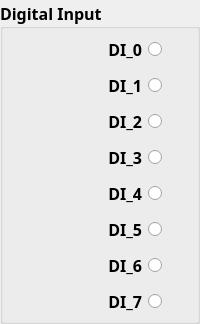
              <widget class="QGroupBox" name="groupBox_Robot_DI">
               <property name="font">
                <font>
                 <family>Segoe UI Variable Text Semibold</family>
                 <pointsize>12</pointsize>
                 <bold>true</bold>
                </font>
               </property>
               <property name="title">
                <string>Digital Input</string>
               </property>
               <property name="alignment">
                <set>Qt::AlignLeading|Qt::AlignLeft|Qt::AlignVCenter</set>
               </property>
               <layout class="QVBoxLayout" name="verticalLayout_2">
                <property name="leftMargin">
                 <number>0</number>
                </property>
                <property name="topMargin">
                 <number>5</number>
                </property>
                <property name="rightMargin">
                 <number>35</number>
                </property>
                <property name="bottomMargin">
                 <number>5</number>
                </property>
                <item>
                 <widget class="QRadioButton" name="radioButton_DI_0">
                  <property name="enabled">
                   <bool>true</bool>
                  </property>
                  <property name="minimumSize">
                   <size>
                    <width>60</width>
                    <height>30</height>
                   </size>
                  </property>
                  <property name="maximumSize">
                   <size>
                    <width>60</width>
                    <height>30</height>
                   </size>
                  </property>
                  <property name="layoutDirection">
                   <enum>Qt::RightToLeft</enum>
                  </property>
                  <property name="text">
                   <string>DI_0</string>
                  </property>
                  <property name="checkable">
                   <bool>true</bool>
                  </property>
                  <property name="checked">
                   <bool>false</bool>
                  </property>
                  <property name="autoRepeat">
                   <bool>false</bool>
                  </property>
                  <property name="autoExclusive">
                   <bool>false</bool>
                  </property>
                 </widget>
                </item>
                <item>
                 <widget class="QRadioButton" name="radioButton_DI_1">
                  <property name="enabled">
                   <bool>true</bool>
                  </property>
                  <property name="minimumSize">
                   <size>
                    <width>60</width>
                    <height>30</height>
                   </size>
                  </property>
                  <property name="maximumSize">
                   <size>
                    <width>60</width>
                    <height>30</height>
                   </size>
                  </property>
                  <property name="layoutDirection">
                   <enum>Qt::RightToLeft</enum>
                  </property>
                  <property name="text">
                   <string>DI_1</string>
                  </property>
                  <property name="checkable">
                   <bool>true</bool>
                  </property>
                  <property name="checked">
                   <bool>false</bool>
                  </property>
                  <property name="autoRepeat">
                   <bool>false</bool>
                  </property>
                  <property name="autoExclusive">
                   <bool>false</bool>
                  </property>
                 </widget>
                </item>
                <item>
                 <widget class="QRadioButton" name="radioButton_DI_2">
                  <property name="enabled">
                   <bool>true</bool>
                  </property>
                  <property name="minimumSize">
                   <size>
                    <width>60</width>
                    <height>30</height>
                   </size>
                  </property>
                  <property name="maximumSize">
                   <size>
                    <width>60</width>
                    <height>30</height>
                   </size>
                  </property>
                  <property name="layoutDirection">
                   <enum>Qt::RightToLeft</enum>
                  </property>
                  <property name="text">
                   <string>DI_2</string>
                  </property>
                  <property name="checkable">
                   <bool>true</bool>
                  </property>
                  <property name="checked">
                   <bool>false</bool>
                  </property>
                  <property name="autoRepeat">
                   <bool>false</bool>
                  </property>
                  <property name="autoExclusive">
                   <bool>false</bool>
                  </property>
                 </widget>
                </item>
                <item>
                 <widget class="QRadioButton" name="radioButton_DI_3">
                  <property name="enabled">
                   <bool>true</bool>
                  </property>
                  <property name="minimumSize">
                   <size>
                    <width>60</width>
                    <height>30</height>
                   </size>
                  </property>
                  <property name="maximumSize">
                   <size>
                    <width>60</width>
                    <height>30</height>
                   </size>
                  </property>
                  <property name="layoutDirection">
                   <enum>Qt::RightToLeft</enum>
                  </property>
                  <property name="text">
                   <string>DI_3</string>
                  </property>
                  <property name="checkable">
                   <bool>true</bool>
                  </property>
                  <property name="checked">
                   <bool>false</bool>
                  </property>
                  <property name="autoRepeat">
                   <bool>false</bool>
                  </property>
                  <property name="autoExclusive">
                   <bool>false</bool>
                  </property>
                 </widget>
                </item>
                <item>
                 <widget class="QRadioButton" name="radioButton_DI_4">
                  <property name="enabled">
                   <bool>true</bool>
                  </property>
                  <property name="minimumSize">
                   <size>
                    <width>60</width>
                    <height>30</height>
                   </size>
                  </property>
                  <property name="maximumSize">
                   <size>
                    <width>60</width>
                    <height>30</height>
                   </size>
                  </property>
                  <property name="layoutDirection">
                   <enum>Qt::RightToLeft</enum>
                  </property>
                  <property name="text">
                   <string>DI_4</string>
                  </property>
                  <property name="checkable">
                   <bool>true</bool>
                  </property>
                  <property name="checked">
                   <bool>false</bool>
                  </property>
                  <property name="autoRepeat">
                   <bool>false</bool>
                  </property>
                  <property name="autoExclusive">
                   <bool>false</bool>
                  </property>
                 </widget>
                </item>
                <item>
                 <widget class="QRadioButton" name="radioButton_DI_5">
                  <property name="enabled">
                   <bool>true</bool>
                  </property>
                  <property name="minimumSize">
                   <size>
                    <width>60</width>
                    <height>30</height>
                   </size>
                  </property>
                  <property name="maximumSize">
                   <size>
                    <width>60</width>
                    <height>30</height>
                   </size>
                  </property>
                  <property name="layoutDirection">
                   <enum>Qt::RightToLeft</enum>
                  </property>
                  <property name="text">
                   <string>DI_5</string>
                  </property>
                  <property name="checkable">
                   <bool>true</bool>
                  </property>
                  <property name="checked">
                   <bool>false</bool>
                  </property>
                  <property name="autoRepeat">
                   <bool>false</bool>
                  </property>
                  <property name="autoExclusive">
                   <bool>false</bool>
                  </property>
                 </widget>
                </item>
                <item>
                 <widget class="QRadioButton" name="radioButton_DI_6">
                  <property name="enabled">
                   <bool>true</bool>
                  </property>
                  <property name="minimumSize">
                   <size>
                    <width>60</width>
                    <height>30</height>
                   </size>
                  </property>
                  <property name="maximumSize">
                   <size>
                    <width>60</width>
                    <height>30</height>
                   </size>
                  </property>
                  <property name="layoutDirection">
                   <enum>Qt::RightToLeft</enum>
                  </property>
                  <property name="text">
                   <string>DI_6</string>
                  </property>
                  <property name="checkable">
                   <bool>true</bool>
                  </property>
                  <property name="checked">
                   <bool>false</bool>
                  </property>
                  <property name="autoRepeat">
                   <bool>false</bool>
                  </property>
                  <property name="autoExclusive">
                   <bool>false</bool>
                  </property>
                 </widget>
                </item>
                <item>
                 <widget class="QRadioButton" name="radioButton_DI_7">
                  <property name="enabled">
                   <bool>true</bool>
                  </property>
                  <property name="minimumSize">
                   <size>
                    <width>60</width>
                    <height>30</height>
                   </size>
                  </property>
                  <property name="maximumSize">
                   <size>
                    <width>60</width>
                    <height>30</height>
                   </size>
                  </property>
                  <property name="layoutDirection">
                   <enum>Qt::RightToLeft</enum>
                  </property>
                  <property name="text">
                   <string>DI_7</string>
                  </property>
                  <property name="checkable">
                   <bool>true</bool>
                  </property>
                  <property name="checked">
                   <bool>false</bool>
                  </property>
                  <property name="autoRepeat">
                   <bool>false</bool>
                  </property>
                  <property name="autoExclusive">
                   <bool>false</bool>
                  </property>
                 </widget>
                </item>
               </layout>
              </widget>
